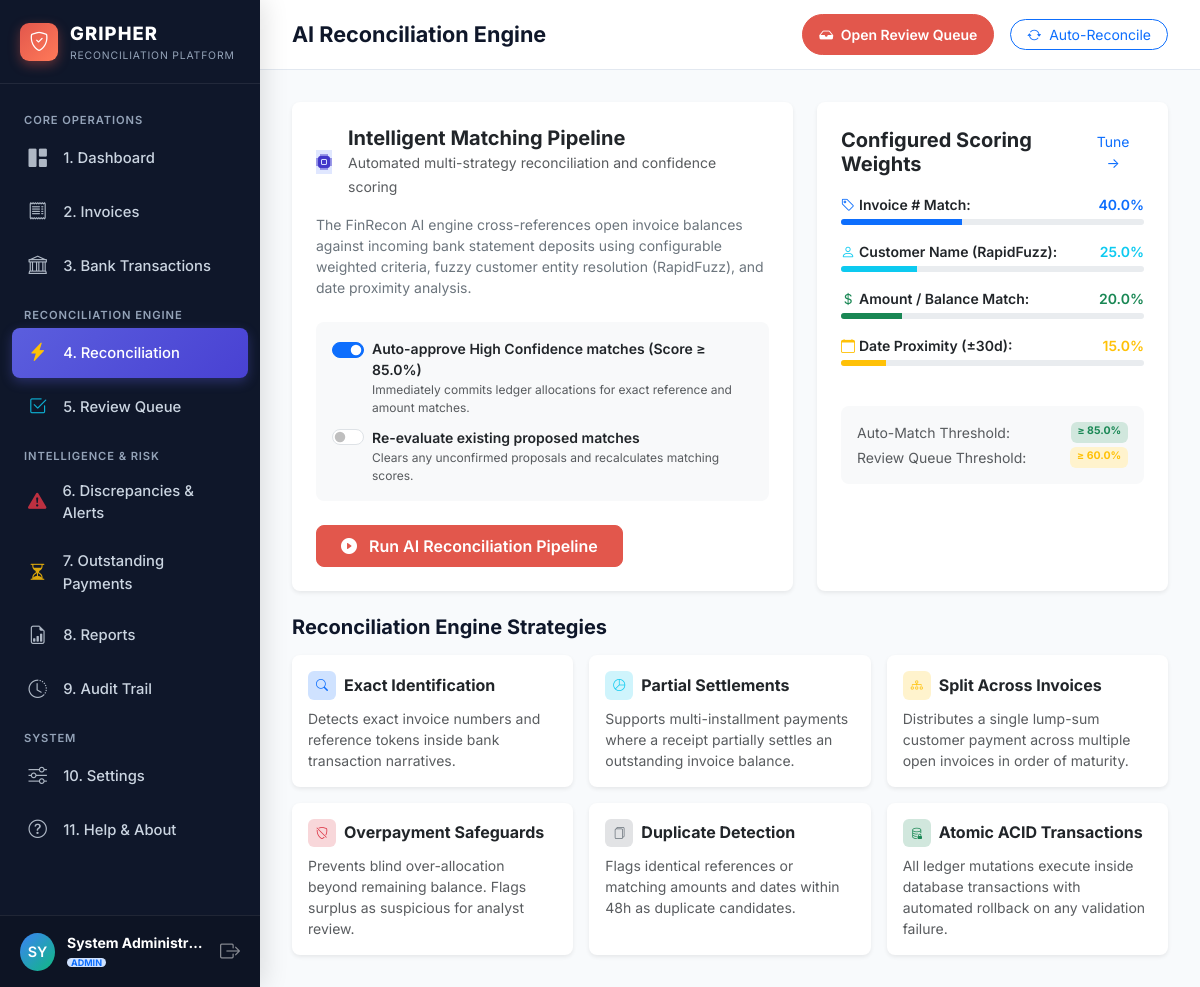
/reconciliation (signed in), run on the app's committed database.
### app/models/user.py (models this page shows, shortened)
class User(Base):
    __tablename__ = "users"
    id = Column(Integer, primary_key=True, index=True)
    email = Column(String(255), unique=True, index=True, nullable=False)
    hashed_password = Column(String(255), nullable=False)
    full_name = Column(String(255), nullable=False)
    role = Column(String(20), default=UserRole.USER.value, nullable=False)
    is_active = Column(Boolean, default=True, nullable=False)
    created_at = Column(DateTime, default=lambda: datetime.now(timezone.utc), nullable=False)
    updated_at = Column(DateTime, default=lambda: datetime.now(timezone.utc), onupdate=lambda: datetime.now(timezone.utc), nullable=False)

### app/models/reconciliation.py (models this page shows)
class ReconciliationSetting(Base):
    __tablename__ = "reconciliation_settings"
    id = Column(Integer, primary_key=True)
    weight_invoice_number = Column(Float, default=40.0, nullable=False)
    weight_customer_name = Column(Float, default=25.0, nullable=False)
    weight_amount = Column(Float, default=20.0, nullable=False)
    weight_date_proximity = Column(Float, default=15.0, nullable=False)
    auto_match_threshold = Column(Float, default=85.0, nullable=False)
    review_queue_threshold = Column(Float, default=60.0, nullable=False)
    ambiguity_margin = Column(Float, default=5.0, nullable=False)
    auto_match_enabled = Column(Boolean, default=True, nullable=False)
    date_tolerance_days = Column(Integer, default=30, nullable=False)
    updated_at = Column(DateTime, default=lambda: datetime.now(timezone.utc), onupdate=lambda: datetime.now(timezone.utc), nullable=False)

### app/routers/reconciliation.py (the view)
@router.get("/reconciliation", response_class=HTMLResponse)
def reconciliation_page(
    request: Request,
    current_user: User = Depends(get_current_user),
    db: Session = Depends(get_db)
):
    setting = get_reconciliation_settings(db)
    return templates.TemplateResponse(request=request, name="reconciliation.html", context={
        "current_user": current_user,
        "setting": setting,
        "app_name": settings.APP_NAME
    })

### app/templates/reconciliation.html (shortened to what this page needs)
{% extends "base.html" %}
{% block page_title %}AI Reconciliation Engine{% endblock %}
{% block topbar_actions %}
<a href="/reconciliation/review" class="btn btn-primary btn-sm rounded-pill px-3">
    <i class="bi bi-inbox-fill me-1"></i> Open Review Queue
</a>
{% endblock %}
{% block content %}
<div class="row g-4 mb-4">
    <div class="col-lg-7">
        <div class="card border-0 shadow-sm p-4 bg-white rounded-3 h-100">
            <div class="d-flex align-items-center gap-3 mb-3">
                <div class="card-icon icon-indigo mb-0">
                    <i class="bi bi-cpu-fill"></i>
                </div>
                <div>
                    <h5 class="fw-bold mb-0">Intelligent Matching Pipeline</h5>
                    <small class="text-muted">Automated multi-strategy reconciliation and confidence scoring</small>
                </div>
            </div>
            <p class="text-secondary small mb-4">
                The FinRecon AI engine cross-references open invoice balances against incoming bank statement deposits using configurable weighted criteria, fuzzy customer entity resolution (RapidFuzz), and date proximity analysis.
            </p>
            <div class="bg-light p-3 rounded-3 mb-4">
                <div class="form-check form-switch mb-2">
                    <input class="form-check-input" type="checkbox" id="checkAutoApproveHigh" checked>
                    <label class="form-check-label fw-semibold small" for="checkAutoApproveHigh">
                        Auto-approve High Confidence matches (Score &ge; {{ setting.auto_match_threshold }}%)
                    </label>
                    <div class="text-muted" style="font-size: 0.75rem;">Immediately commits ledger allocations for exact reference and amount matches.</div>
                </div>
                <div class="form-check form-switch mb-0">
                    <input class="form-check-input" type="checkbox" id="checkReEvaluateAll">
                    <label class="form-check-label fw-semibold small" for="checkReEvaluateAll">
                        Re-evaluate existing proposed matches
                    </label>
                    <div class="text-muted" style="font-size: 0.75rem;">Clears any unconfirmed proposals and recalculates matching scores.</div>
                </div>
            </div>
            <div class="d-flex align-items-center gap-3">
                <button class="btn btn-primary px-4 py-2" id="btnExecuteEngine" onclick="runEnginePipeline()">
                    <i class="bi bi-play-circle-fill me-2"></i> Run AI Reconciliation Pipeline
                </button>
            </div>
        </div>
    </div>
    <div class="col-lg-5">
        <div class="card border-0 shadow-sm p-4 bg-white rounded-3 h-100">
            <div class="d-flex justify-content-between align-items-center mb-3">
                <h5 class="fw-bold mb-0">Configured Scoring Weights</h5>
                {% if current_user.role == 'ADMIN' %}
                <a href="/settings" class="btn btn-sm btn-link text-decoration-none">Tune &rarr;</a>
                {% endif %}
            </div>
            <div class="mb-3">
                <div class="d-flex justify-content-between small fw-semibold mb-1">
                    <span><i class="bi bi-tag me-1 text-primary"></i>Invoice # Match:</span>
                    <span class="text-primary">{{ setting.weight_invoice_number }}%</span>
                </div>
                <div class="progress" style="height: 6px;">
                    <div class="progress-bar bg-primary" style="width: {{ setting.weight_invoice_number }}%"></div>
                </div>
            </div>
            <div class="mb-3">
                <div class="d-flex justify-content-between small fw-semibold mb-1">
                    <span><i class="bi bi-person me-1 text-info"></i>Customer Name (RapidFuzz):</span>
                    <span class="text-info">{{ setting.weight_customer_name }}%</span>
                </div>
                <div class="progress" style="height: 6px;">
                    <div class="progress-bar bg-info" style="width: {{ setting.weight_customer_name }}%"></div>
                </div>
            </div>
            <div class="mb-3">
                <div class="d-flex justify-content-between small fw-semibold mb-1">
                    <span><i class="bi bi-currency-dollar me-1 text-success"></i>Amount / Balance Match:</span>
                    <span class="text-success">{{ setting.weight_amount }}%</span>
                </div>
                <div class="progress" style="height: 6px;">
                    <div class="progress-bar bg-success" style="width: {{ setting.weight_amount }}%"></div>
                </div>
            </div>
            <div class="mb-3">
                <div class="d-flex justify-content-between small fw-semibold mb-1">
                    <span><i class="bi bi-calendar me-1 text-warning"></i>Date Proximity (&plusmn;{{ setting.date_tolerance_days }}d):</span>
                    <span class="text-warning">{{ setting.weight_date_proximity }}%</span>
                </div>
                <div class="progress" style="height: 6px;">
                    <div class="progress-bar bg-warning" style="width: {{ setting.weight_date_proximity }}%"></div>
                </div>
            </div>
            <div class="p-3 bg-light rounded-3 mt-4 small">
                <div class="d-flex justify-content-between mb-1">
                    <span class="text-muted">Auto-Match Threshold:</span>
                    <span class="badge bg-success-subtle text-success">&ge; {{ setting.auto_match_threshold }}%</span>
                </div>
                <div class="d-flex justify-content-between">
                    <span class="text-muted">Review Queue Threshold:</span>
                    <span class="badge bg-warning-subtle text-warning">&ge; {{ setting.review_queue_threshold }}%</span>
                </div>
            </div>
        </div>
    </div>
</div>
<h5 class="fw-bold mb-3">Reconciliation Engine Strategies</h5>
<div class="row g-3">
    <div class="col-md-4">
        <div class="card border-0 shadow-sm p-3 bg-white rounded-3 h-100">
            <div class="d-flex align-items-center gap-2 mb-2">
                <span class="badge bg-primary-subtle text-primary p-2"><i class="bi bi-search"></i></span>
                <h6 class="fw-bold mb-0">Exact Identification</h6>
            </div>
            <p class="text-muted small mb-0">Detects exact invoice numbers and reference tokens inside bank transaction narratives.</p>
        </div>
    </div>
    <div class="col-md-4">
        <div class="card border-0 shadow-sm p-3 bg-white rounded-3 h-100">
            <div class="d-flex align-items-center gap-2 mb-2">
                <span class="badge bg-info-subtle text-info p-2"><i class="bi bi-pie-chart"></i></span>
                <h6 class="fw-bold mb-0">Partial Settlements</h6>
            </div>
            <p class="text-muted small mb-0">Supports multi-installment payments where a receipt partially settles an outstanding invoice balance.</p>
        </div>
    </div>
    <div class="col-md-4">
        <div class="card border-0 shadow-sm p-3 bg-white rounded-3 h-100">
            <div class="d-flex align-items-center gap-2 mb-2">
                <span class="badge bg-warning-subtle text-warning p-2"><i class="bi bi-diagram-3"></i></span>
                <h6 class="fw-bold mb-0">Split Across Invoices</h6>
            </div>
            <p class="text-muted small mb-0">Distributes a single lump-sum customer payment across multiple open invoices in order of maturity.</p>
        </div>
    </div>
    <div class="col-md-4">
        <div class="card border-0 shadow-sm p-3 bg-white rounded-3 h-100">
            <div class="d-flex align-items-center gap-2 mb-2">
                <span class="badge bg-danger-subtle text-danger p-2"><i class="bi bi-shield-slash"></i></span>
                <h6 class="fw-bold mb-0">Overpayment Safeguards</h6>
            </div>
            <p class="text-muted small mb-0">Prevents blind over-allocation beyond remaining balance. Flags surplus as suspicious for analyst review.</p>
        </div>
    </div>
    <div class="col-md-4">
        <div class="card border-0 shadow-sm p-3 bg-white rounded-3 h-100">
            <div class="d-flex align-items-center gap-2 mb-2">
                <span class="badge bg-secondary-subtle text-secondary p-2"><i class="bi bi-files"></i></span>
                <h6 class="fw-bold mb-0">Duplicate Detection</h6>
            </div>
            <p class="text-muted small mb-0">Flags identical references or matching amounts and dates within 48h as duplicate candidates.</p>
        </div>
    </div>
    <div class="col-md-4">
        <div class="card border-0 shadow-sm p-3 bg-white rounded-3 h-100">
            <div class="d-flex align-items-center gap-2 mb-2">
                <span class="badge bg-success-subtle text-success p-2"><i class="bi bi-database-lock"></i></span>
                <h6 class="fw-bold mb-0">Atomic ACID Transactions</h6>
            </div>
            <p class="text-muted small mb-0">All ledger mutations execute inside database transactions with automated rollback on any validation failure.</p>
        </div>
    </div>
</div>
{% endblock %}

### app/templates/base.html (shortened to what this page needs)
<!DOCTYPE html>
<html lang="en">
<head>
    <link href="https://cdn.jsdelivr.net/npm/bootstrap@5.3.3/dist/css/bootstrap.min.css" rel="stylesheet">
    <link href="https://cdn.jsdelivr.net/npm/bootstrap-icons@1.11.3/font/bootstrap-icons.min.css" rel="stylesheet">
    <link href="/static/css/custom.css" rel="stylesheet">
</head>
<body>
    <aside class="app-sidebar" id="appSidebar">
        <a href="/" class="sidebar-brand">
            <div class="brand-icon">
                <i class="bi bi-shield-check"></i>
            </div>
            <div class="brand-text">
                <span class="brand-title">GRIPHER</span>
                <span class="brand-sub">Reconciliation Platform</span>
            </div>
        </a>
        <div class="sidebar-menu">
            <div class="nav-category">Core Operations</div>
            <a href="/" class="sidebar-item" id="nav-dashboard">
                <i class="bi bi-grid-1x2-fill"></i>
                <span>1. Dashboard</span>
            </a>
            <a href="/invoices" class="sidebar-item" id="nav-invoices">
                <i class="bi bi-receipt"></i>
                <span>2. Invoices</span>
            </a>
            <a href="/payments" class="sidebar-item" id="nav-payments">
                <i class="bi bi-bank"></i>
                <span>3. Bank Transactions</span>
            </a>
            <div class="nav-category">Reconciliation Engine</div>
            <a href="/reconciliation" class="sidebar-item" id="nav-reconciliation">
                <i class="bi bi-lightning-charge-fill text-warning"></i>
                <span>4. Reconciliation</span>
            </a>
            <a href="/reconciliation/review" class="sidebar-item" id="nav-review">
                <i class="bi bi-check2-square text-info"></i>
                <span>5. Review Queue</span>
            </a>
            <div class="nav-category">Intelligence & Risk</div>
            <a href="/discrepancies" class="sidebar-item" id="nav-discrepancies">
                <i class="bi bi-exclamation-triangle-fill text-danger"></i>
                <span>6. Discrepancies & Alerts</span>
            </a>
            <a href="/outstanding-payments" class="sidebar-item" id="nav-outstanding">
                <i class="bi bi-hourglass-split text-warning"></i>
                <span>7. Outstanding Payments</span>
            </a>
            <a href="/reports" class="sidebar-item" id="nav-reports">
                <i class="bi bi-file-earmark-bar-graph"></i>
                <span>8. Reports</span>
            </a>
            <a href="/audit-logs" class="sidebar-item" id="nav-audit">
                <i class="bi bi-clock-history"></i>
                <span>9. Audit Trail</span>
            </a>
            <div class="nav-category">System</div>
            <a href="/settings" class="sidebar-item" id="nav-settings">
                <i class="bi bi-sliders"></i>
                <span>10. Settings</span>
            </a>
            <a href="/help" class="sidebar-item" id="nav-help">
                <i class="bi bi-question-circle"></i>
                <span>11. Help & About</span>
            </a>
        </div>
        <div class="sidebar-footer">
            <div class="user-badge">
                <div class="user-avatar">
                    {{ current_user.full_name[:2].upper() if current_user else 'AD' }}
                </div>
                <div class="overflow-hidden flex-grow-1">
                    <div class="fw-bold text-truncate text-white small">{{ current_user.full_name if current_user else 'Administrator' }}</div>
                    <div class="text-white-50 text-truncate" style="font-size: 0.75rem;">
                        <span class="badge bg-primary-subtle text-primary py-0 px-1">{{ current_user.role if current_user else 'ADMIN' }}</span>
                    </div>
                </div>
                <a href="/auth/logout" class="text-white-50 hover-text-white ms-1" title="Sign out">
                    <i class="bi bi-box-arrow-right fs-5"></i>
                </a>
            </div>
        </div>
    </aside>
    <main class="app-main">
        <header class="app-topbar">
            <div class="topbar-title">
                <h1>{% block page_title %}Dashboard{% endblock %}</h1>
            </div>
            <div class="topbar-actions">
                {% block topbar_actions %}{% endblock %}
                <button type="button" class="btn btn-outline-primary btn-sm rounded-pill px-3" onclick="triggerQuickReconciliation()" id="btnQuickReconcile">
                    <i class="bi bi-arrow-repeat me-1"></i> Auto-Reconcile
                </button>
            </div>
        </header>
        <section class="content-body">
            {% block content %}{% endblock %}
        </section>
    </main>
</body>
</html>

### data on the page
User: full_name "SY", full_name "System Administr…", role "ADMIN"
ReconciliationSetting: auto_match_threshold "85.0", weight_invoice_number "40.0", weight_customer_name "25.0", weight_amount "20.0", date_tolerance_days "30", weight_date_proximity "15.0", review_queue_threshold "60.0"
